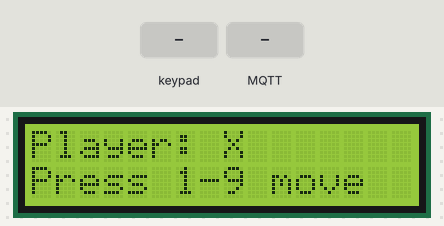
A sketch run on a simulated ESP32. Parts: 16×2 character LCD. The test bench sets the inputs (shaded band). WiFi joins after 1.5 s; servers stay silent unless stated; no MQTT or app messages arrive unless stated; what the sketch prints to the serial monitor is not drawn.

Above: at 6.4 s.
6.5 s: keypad keys 2 7 2 6 2 5 3 3 A pressed 0.4 s apart
At 10.7 s:
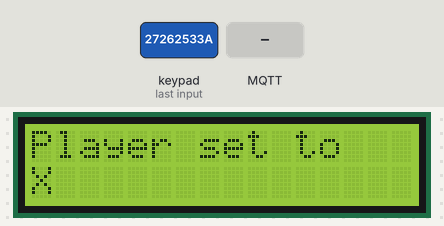
11.6 s: key 'B' pressed
At 12.0 s:
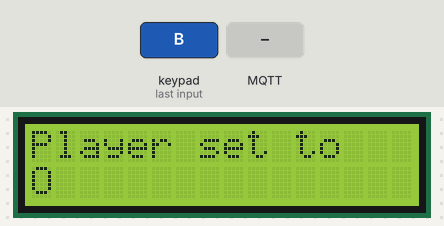
13.1 s: MQTT message "/game/status" arrives on the first subscribed topic
At 14.3 s:
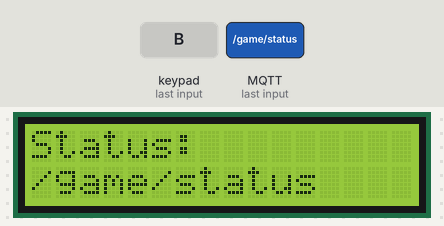
14.6 s: keypad keys 2 7 2 6 2 5 3 3 D pressed 0.4 s apart
At 18.9 s:
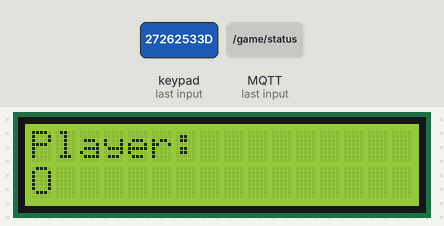
19.7 s: key 'C' pressed
At 20.9 s:
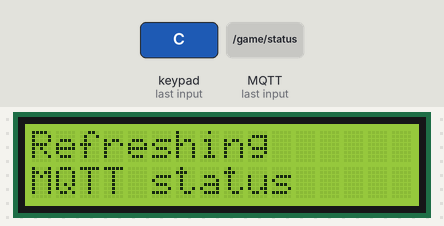
21.2 s: MQTT message "/game/available" arrives on the first subscribed topic
At 21.9 s:
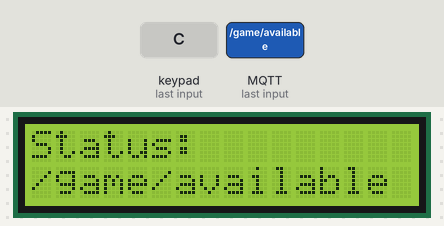
Timing chart, 0 to 23.7 s (numbered marks = the images above; inputs shaded):
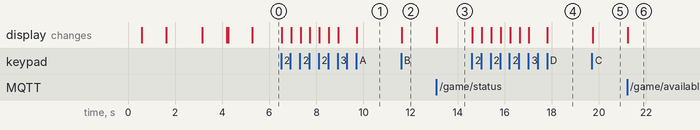

The sketch:

esp32_tictactoe_client.ino
```cpp
#include <WiFi.h>
#include <PubSubClient.h>
#include <Keypad.h>
#include <LiquidCrystal_I2C.h>
#include <Wire.h>

#define SDA 13
#define SCL 14

const char* WIFI_SSID = "YOUR_WIFI_NAME";
const char* WIFI_PASSWORD = "YOUR_WIFI_PASSWORD";

const char* MQTT_SERVER = "ishserver.duckdns.org";
const int MQTT_PORT = 1883;

const char* GAME_ID = "ismael";
char playerRole = 'x';

LiquidCrystal_I2C lcd(0x27, 16, 2);

WiFiClient espClient;
PubSubClient mqttClient(espClient);

char keys[4][4] = {
  {'1', '2', '3', 'A'},
  {'4', '5', '6', 'B'},
  {'7', '8', '9', 'C'},
  {'*', '0', '#', 'D'}
};

byte rowPins[4] = {27, 26, 25, 33};
byte colPins[4] = {15, 21, 22, 23};

Keypad myKeypad = Keypad(makeKeymap(keys), rowPins, colPins, 4, 4);

void showMessage(const char* line1, const char* line2) {
  lcd.clear();
  lcd.setCursor(0, 0);
  lcd.print(line1);
  lcd.setCursor(0, 1);
  lcd.print(line2);
}

void buildTopic(char* topic, const char* suffix) {
  sprintf(topic, "ttt/%s/%s", GAME_ID, suffix);
}

void mqttCallback(char* topic, byte* payload, unsigned int length) {
  char message[64];

  if (length >= sizeof(message)) {
    length = sizeof(message) - 1;
  }

  for (unsigned int i = 0; i < length; i++) {
    message[i] = (char)payload[i];
  }

  message[length] = '\0';

  Serial.print("MQTT topic: ");
  Serial.println(topic);
  Serial.print("MQTT message: ");
  Serial.println(message);

  if (strstr(topic, "/game/status")) {
    showMessage("Status:", message);
  } else if (strstr(topic, "/game/available")) {
    showMessage("Available:", message);
  } else if (strstr(topic, "/game/board")) {
    showMessage("Board:", message);
  }
}

void connectWiFi() {
  showMessage("Connecting WiFi", WIFI_SSID);

  WiFi.begin(WIFI_SSID, WIFI_PASSWORD);

  while (WiFi.status() != WL_CONNECTED) {
    delay(500);
    Serial.print(".");
  }

  Serial.println();
  Serial.println("WiFi connected");
  showMessage("WiFi connected", WiFi.localIP().toString().c_str());
  delay(1000);
}

void connectMQTT() {
  char clientId[40];
  char topic[64];

  mqttClient.setServer(MQTT_SERVER, MQTT_PORT);
  mqttClient.setCallback(mqttCallback);

  while (!mqttClient.connected()) {
    showMessage("Connecting MQTT", MQTT_SERVER);

    sprintf(clientId, "esp32_ttt_%lu", millis());

    if (mqttClient.connect(clientId)) {
      Serial.println("MQTT connected");

      buildTopic(topic, "game/status");
      mqttClient.subscribe(topic);

      buildTopic(topic, "game/board");
      mqttClient.subscribe(topic);

      buildTopic(topic, "game/available");
      mqttClient.subscribe(topic);

      showMessage("MQTT connected", "Ready");
      delay(1000);
    } else {
      Serial.print("MQTT failed, rc=");
      Serial.println(mqttClient.state());
      showMessage("MQTT failed", "Retrying...");
      delay(2000);
    }
  }
}

void publishMove(char move) {
  char topic[64];
  char message[2];
  char line2[16];

  sprintf(topic, "ttt/%s/player/%c/move", GAME_ID, playerRole);

  message[0] = move;
  message[1] = '\0';

  mqttClient.publish(topic, message);

  sprintf(line2, "Move %c as %c", move, playerRole);
  showMessage("Sent move", line2);

  Serial.print("Published move ");
  Serial.print(move);
  Serial.print(" to ");
  Serial.println(topic);
}

void setup() {
  Serial.begin(115200);
  delay(500);

  Wire.begin(SDA, SCL);

  if (!i2CAddrTest(0x27)) {
    lcd = LiquidCrystal_I2C(0x3F, 16, 2);
  }

  lcd.init();
  lcd.backlight();

  showMessage("ESP32 TTT", "Starting...");
  delay(1000);

  connectWiFi();
  connectMQTT();

  showMessage("Player: X", "Press 1-9 move");
}

void loop() {
  if (!mqttClient.connected()) {
    connectMQTT();
  }

  mqttClient.loop();

  char keyPressed = myKeypad.getKey();

  if (keyPressed) {
    Serial.print("Key: ");
    Serial.println(keyPressed);

    if (keyPressed >= '1' && keyPressed <= '9') {
      publishMove(keyPressed);
    } else if (keyPressed == 'A') {
      playerRole = 'x';
      showMessage("Player set to", "X");
    } else if (keyPressed == 'B') {
      playerRole = 'o';
      showMessage("Player set to", "O");
    } else if (keyPressed == 'C') {
      showMessage("Refreshing", "MQTT status");
      connectMQTT();
    } else if (keyPressed == 'D') {
      showMessage("Player:", playerRole == 'x' ? "X" : "O");
    }
  }
}

bool i2CAddrTest(uint8_t addr) {
  Wire.beginTransmission(addr);

  if (Wire.endTransmission() == 0) {
    return true;
  }

  return false;
}
```

Measured:
- after the input at 6.5 s, the display: first changes at once (image 1 shows a later state)
- after the input at 11.6 s, the display: changes at once (image 2)
- after the input at 13.1 s, the display: changes at once (image 3)
- after the input at 14.6 s, the display: first changes at once (image 4 shows a later state)
- after the input at 19.7 s, the display: changes at once (image 5)
- after the input at 21.2 s, the display: changes at once (image 6)
